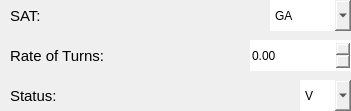
   <widget class="QGroupBox" name="groupBoxROT">
    <property name="geometry">
     <rect>
      <x>10</x>
      <y>180</y>
      <width>351</width>
      <height>111</height>
     </rect>
    </property>
    <property name="font">
     <font>
      <weight>75</weight>
      <bold>true</bold>
     </font>
    </property>
    <property name="styleSheet">
     <string notr="true">border: 0; border-radius: 0;
</string>
    </property>
    <property name="title">
     <string/>
    </property>
    <property name="flat">
     <bool>false</bool>
    </property>
    <widget class="QLabel" name="label_r1">
     <property name="geometry">
      <rect>
       <x>10</x>
       <y>0</y>
       <width>71</width>
       <height>31</height>
      </rect>
     </property>
     <property name="font">
      <font>
       <pointsize>11</pointsize>
      </font>
     </property>
     <property name="styleSheet">
      <string notr="true">border: none;</string>
     </property>
     <property name="text">
      <string>SAT:</string>
     </property>
    </widget>
    <widget class="QLabel" name="label_r2">
     <property name="geometry">
      <rect>
       <x>10</x>
       <y>40</y>
       <width>141</width>
       <height>31</height>
      </rect>
     </property>
     <property name="font">
      <font>
       <pointsize>11</pointsize>
      </font>
     </property>
     <property name="styleSheet">
      <string notr="true">border: none;</string>
     </property>
     <property name="text">
      <string>Rate of Turns:</string>
     </property>
    </widget>
    <widget class="QLabel" name="label_r3">
     <property name="geometry">
      <rect>
       <x>10</x>
       <y>70</y>
       <width>55</width>
       <height>51</height>
      </rect>
     </property>
     <property name="font">
      <font>
       <pointsize>11</pointsize>
      </font>
     </property>
     <property name="styleSheet">
      <string notr="true">border: none;</string>
     </property>
     <property name="text">
      <string>Status:</string>
     </property>
    </widget>
    <widget class="QComboBox" name="comboBox_statusrot">
     <property name="geometry">
      <rect>
       <x>300</x>
       <y>80</y>
       <width>51</width>
       <height>31</height>
      </rect>
     </property>
     <property name="styleSheet">
      <string notr="true">border: 2px solid #ccc; border-radius: 4px; padding: 6px; font-size: 14px; color: #333; background-color: #f5f5f5; } 
QSpinBox::up-button, QSpinBox::down-button { width: 20px; border: 2px solid #ccc; border-radius: 4px; background-color: #f5f5f5; } 
QSpinBox::up-button:hover, QSpinBox::down-button:hover { background-color: #e0e0e0; } QSpinBox::up-button:pressed, QSpinBox::down-button:pressed { background-color: #d3d3d3; </string>
     </property>
     <item>
      <property name="text">
       <string>V</string>
      </property>
     </item>
     <item>
      <property name="text">
       <string>A</string>
      </property>
     </item>
    </widget>
    <widget class="QDoubleSpinBox" name="doubleSpinBox_roturns">
     <property name="geometry">
      <rect>
       <x>250</x>
       <y>40</y>
       <width>101</width>
       <height>31</height>
      </rect>
     </property>
     <property name="styleSheet">
      <string notr="true">border: 2px solid #ccc; border-radius: 4px; padding: 6px; font-size: 14px; color: #333; background-color: #f5f5f5;
QDoubleSpinBox::up-button, QDoubleSpinBox::down-button { width: 20px; border: 2px solid #ccc; border-radius: 4px; background-color: #f5f5f5; } QDoubleSpinBox::up-button:hover, QDoubleSpinBox::down-button:hover { background-color: #e0e0e0; } 
QDoubleSpinBox::up-button:pressed, QDoubleSpinBox::down-button:pressed { background-color: #d3d3d3; }</string>
     </property>
     <property name="maximum">
      <double>10000.000000000000000</double>
     </property>
    </widget>
    <widget class="QComboBox" name="comboBox_rsat">
     <property name="geometry">
      <rect>
       <x>270</x>
       <y>0</y>
       <width>81</width>
       <height>31</height>
      </rect>
     </property>
     <property name="styleSheet">
      <string notr="true">border: 2px solid #ccc; border-radius: 4px; padding: 6px; font-size: 14px; color: #333; background-color: #f5f5f5; } 
QSpinBox::up-button, QSpinBox::down-button { width: 20px; border: 2px solid #ccc; border-radius: 4px; background-color: #f5f5f5; } 
QSpinBox::up-button:hover, QSpinBox::down-button:hover { background-color: #e0e0e0; } QSpinBox::up-button:pressed, QSpinBox::down-button:pressed { background-color: #d3d3d3; </string>
     </property>
     <item>
      <property name="text">
       <string>GA</string>
      </property>
     </item>
     <item>
      <property name="text">
       <string>GB</string>
      </property>
     </item>
     <item>
      <property name="text">
       <string>GI</string>
      </property>
     </item>
     <item>
      <property name="text">
       <string>GL</string>
      </property>
     </item>
     <item>
      <property name="text">
       <string>GN</string>
      </property>
     </item>
     <item>
      <property name="text">
       <string>GP</string>
      </property>
     </item>
     <item>
      <property name="text">
       <string>GQ</string>
      </property>
     </item>
    </widget>
   </widget>
